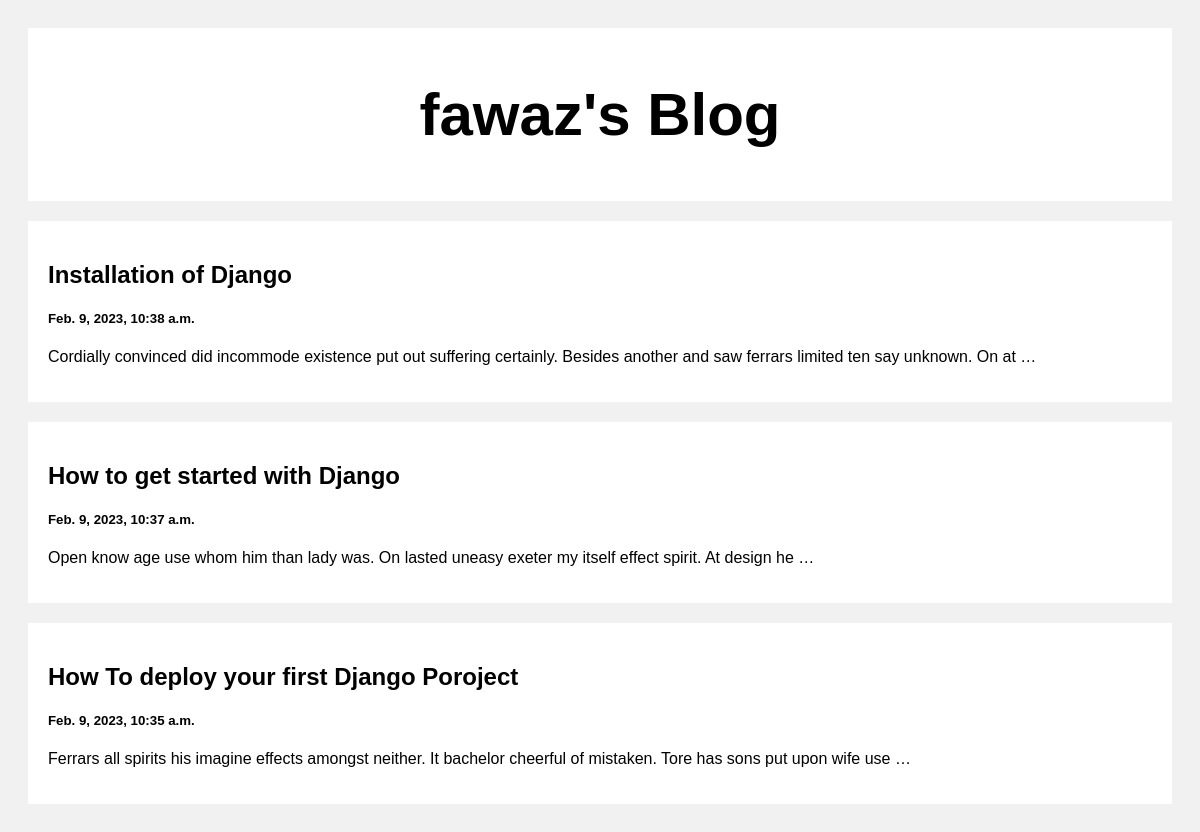
The page / on the database its author committed.
### posts/models.py (models this page shows)
class Post(models.Model):
    title = models.CharField(max_length=100)
    body = models.CharField(max_length=1000000)
    created_at = models.DateTimeField(default=datetime.now(), blank=True)

### posts/views.py (the view)
# urls.py: path('', views.index, name='index'),
def index(request):
    posts = Post.objects.all()
    return render(request, 'index.html', {'posts': posts})

### templates/index.html (shortened to what this page needs)
<!DOCTYPE html>
<html>
<head>
</head>
<body>
<div class="header">
  <h2>fawaz's Blog</h2>
</div>
<div class="row">
  <div class="leftcolumn">
    {% for post in posts reversed %}
    <div class="card">
      <a style="text-decoration: none; color: black;" href="/post/{{post.id}}">
        <h2>{{post.title}}</h2>
        <h5>{{post.created_at}}</h5>
        <p>{{post.body|truncatewords:20}}</p>
      </a>
    </div>
    {% endfor %}
  </div>
</div>
</body>
</html>

### templates/index.html (style rules this page uses)
* { box-sizing: border-box; }
body { font-family: Arial; padding: 20px; background: #f1f1f1; }
.header { padding: 2px; font-size: 40px; text-align: center; background: white; }
.leftcolumn { float: left; width: 100%; }
.card { background-color: white; padding: 20px; margin-top: 20px; }
.row:after { content: ""; display: table; clear: both; }

### rows shown on the page
Post: title "Installation of Django", created_at "Feb. 9, 2023, 10:38 a.m.", body "Cordially convinced did incommode existence put out suffering certainly. Besides another and saw ferrars limited ten say unknown. On at …"
Post: title "How to get started with Django", created_at "Feb. 9, 2023, 10:37 a.m.", body "Open know age use whom him than lady was. On lasted uneasy exeter my itself effect spirit. At design he …"
Post: title "How To deploy your first Django Poroject", created_at "Feb. 9, 2023, 10:35 a.m.", body "Ferrars all spirits his imagine effects amongst neither. It bachelor cheerful of mistaken. Tore has sons put upon wife use …"
